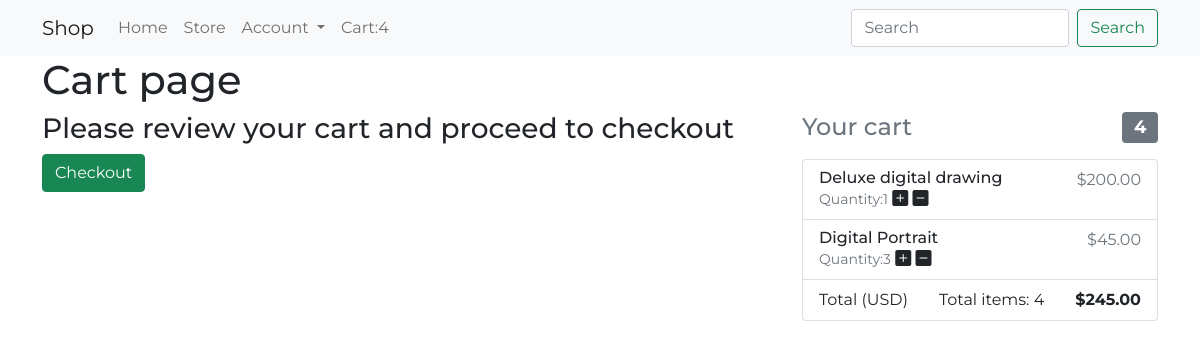
The page /cart/ (signed in) on the database as committed earlier.
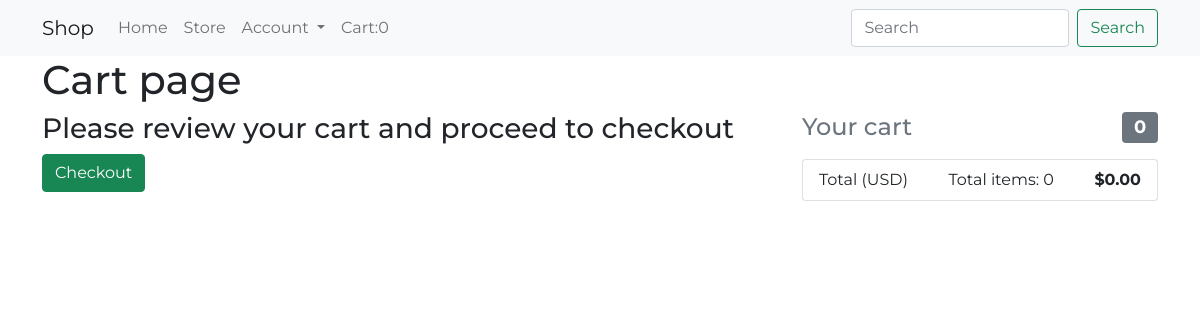
The same page on the database as committed later.
### store/models.py (models this page shows, shortened)
class Order(models.Model):
    customer = models.ForeignKey(Customer, on_delete=models.SET_NULL, blank=True, null=True)
    date_ordered = models.DateTimeField(auto_now_add=True)
    complete = models.BooleanField(default=False, null=True, blank=False)
    status = models.CharField(max_length=40, default='', null=True, blank=True)
    transaction_id = models.CharField(max_length=200, null=True)
    class Meta:
        ordering = ['-date_ordered']
    @property
    def get_cart_total(self):
        orderitems = self.orderitem_set.all()
        total = sum([item.get_total for item in orderitems]) # generator for calculating cart total value
        return total
    @property
    def get_cart_items(self):
        orderitems = self.orderitem_set.all()
        total = sum([item.quantity for item in orderitems])
        return total

class OrderItem(models.Model):
    product = models.ForeignKey(Product, on_delete=models.SET_NULL, blank=True, null=True)
    order = models.ForeignKey(Order, on_delete=models.SET_NULL, blank=True, null=True)
    quantity = models.IntegerField(default=0, null=True,blank=True)
    date_added = models.DateTimeField(auto_now_add=True)
    @property
    def get_total(self):
        total = self.product.price * self.quantity
        return total

class Product(models.Model):
    name = models.CharField(max_length=200)
    description = models.TextField(max_length=600, null=True)
    price = models.DecimalField(max_digits=8, decimal_places=2)
    digital = models.BooleanField(default=False, null=True, blank=False)
    visible = models.BooleanField(default=True, null=True, blank=False)
    image = models.ImageField(null = True, blank=True)

### store/views.py (the view)
# urls.py: path('cart/', store_views.cart, name="cart"),
def cart(request):
    cart_data = process_cart_items(request)
    items = cart_data['items']
    cart_items = cart_data['cart_items']
    order = cart_data['order']
    context = {'items': items, 'order': order, 'cart_items': cart_items}
    return render(request, 'store/cart.html', context)

### store/utils.py (called while the page is built)
def process_cart_items(request):
    if request.user.is_authenticated:
        customer = request.user.customer
        order, created = Order.objects.get_or_create(
            customer=customer, complete=False)
        items = order.orderitem_set.all()
        cart_items = order.get_cart_items
    else:
        cookie_data = cookieCart(request)
        items = cookie_data['items']
        order = cookie_data['order']
        cart_items = cookie_data['cart_items']
    return{'cart_items': cart_items, 'items': items, 'order': order}

### store/templates/store/cart.html
{% extends 'store/base.html' %}
{%block content%}
<div class="container">
  <h1>Cart page</h1>
  <div class ="row">
    <div class="col-md-8 order-md-1 mb-4">
        <h3>Please review your cart and proceed to checkout</h3>
        <a class="btn btn-success" href="{%url 'checkout'%}">Checkout</a>
    </div>
        {% include 'store/_cart.html'%}
  </div>
</div>
{%endblock content%}

### store/templates/store/_cart.html
<div class="col-md-4 order-md-2 mb-4">
          <h4 class="d-flex justify-content-between align-items-center mb-3">
            <span class="text-muted">Your cart</span>
            <span class="badge bg-secondary">{{order.get_cart_items}}</span>
          </h4>
          <ul class="list-group mb-3">
            {% for item in items %}
            <li class="list-group-item d-flex justify-content-between lh-condensed">
              <div>
                <h6 class="my-0">{{item.product.name}}</h6>
                <small class="text-muted">Quantity:{{item.quantity}}</small>
                <i data-product="{{item.product.id}}" data-action="add" class="bi bi-plus-square-fill update-cart"></i>
                <i data-product="{{item.product.id}}" data-action="remove" class="bi bi-dash-square-fill update-cart"></i>
              </div>
              <span class="text-muted">${{item.get_total|floatformat:2}}</span>
            </li>
            {% endfor %}
            <li class="list-group-item d-flex justify-content-between">
              <span>Total (USD)</span>
              <span>Total items: {{order.get_cart_items}}</span>
              <strong>${{order.get_cart_total|floatformat:2}}</strong>
            </li>
          </ul>
        </div>

Rows that differ between the two databases and show on the page:
no longer on this page (row edited): Order: get_cart_items "4", get_cart_total "245.00"
no longer on this page (row edited): OrderItem: product.name "Deluxe digital drawing", quantity "1", get_total "200.00"
no longer on this page (row edited): OrderItem: product.name "Digital Portrait", quantity "3", get_total "45.00"
added Order: get_cart_items "0", get_cart_total "0.00"
Other text that changed with them:
{{ cart_items }}: "4" → "0"
